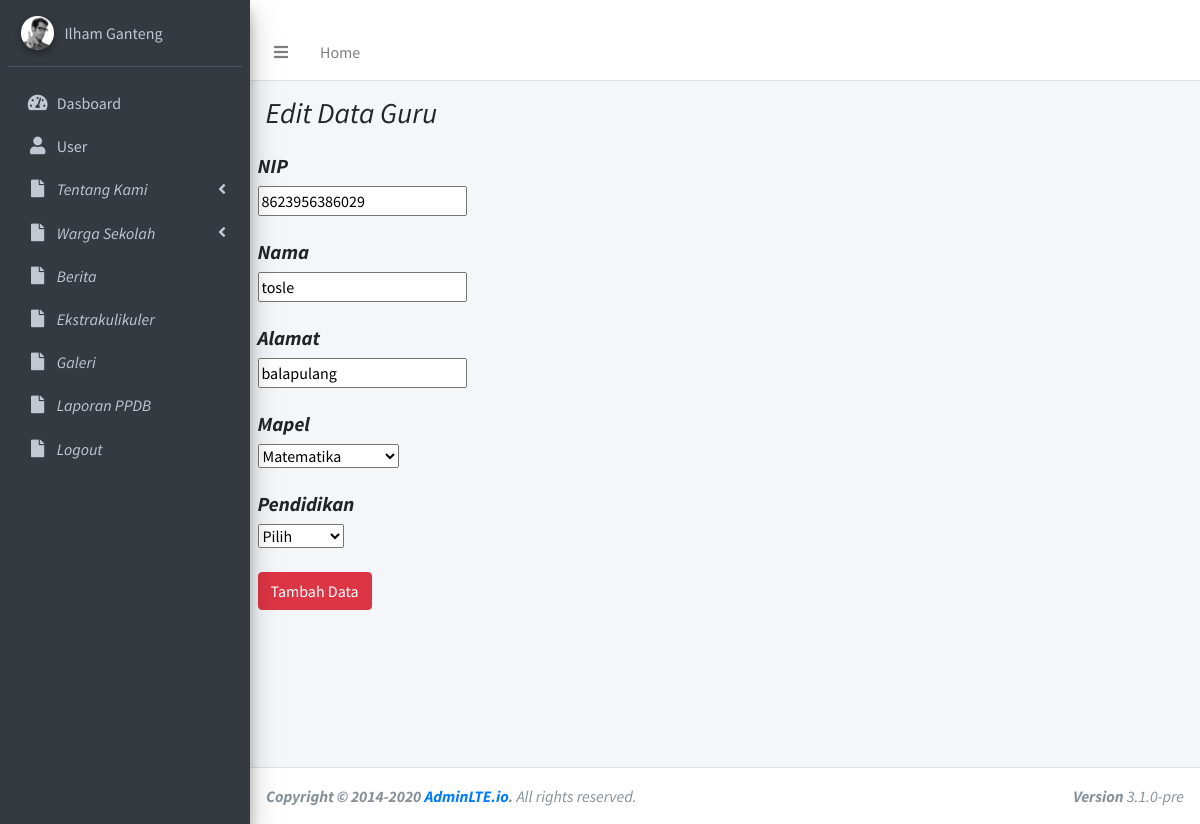
/Data/edit_dataguru/2, run on the app's committed database.
### tables this page shows
CREATE TABLE `tb_guru` (
  `id_guru` int(11) NOT NULL,
  `nip` varchar(16) NOT NULL,
  `nama` varchar(25) NOT NULL,
  `alamat` text NOT NULL,
  `pendidikan` varchar(20) NOT NULL,
  `mapel` varchar(20) NOT NULL,
  `foto` varchar(100) NOT NULL
);

### application/controllers/Data.php (called while the page is built, shortened)
<?php
class Data extends CI_Controller
{
	public function edit_dataguru($id_guru)
	{
		if (isset($_POST['submit'])) {
			$nip = $this->input->post('nip');
			$nama = htmlspecialchars($this->input->post('nama'));
			$alamat = $this->input->post('alamat');
			$pendidikan = $this->input->post('pendidikan');
			$mapel = $this->input->post('mapel');
			$data = [
				'nip' => $nip,
				'nama' => $nama,
				'alamat'  => $alamat,
				'pendidikan'  => $pendidikan,
				'mapel'  => $mapel
			];
			$this->db->where('id_guru', $this->input->post('id_guru'));
			$this->db->update('tb_guru', $data);
			redirect('Data/data_guru');
		} else {
			$data['judul'] = "Edit Data guru";
			$this->load->model('Model_guru');
			$data['getidguru'] = $this->Model_guru->getidguru($id_guru);
			$this->load->view('template/header', $data);
			$this->load->view('template/topbar', $data);
			$this->load->view('template/sidebar', $data);
			$this->load->view('data/edit_dataguru', $data);
			$this->load->view('template/footer', $data);
		}
	}
}

### index.php (called while the page is built, shortened)
<?php
require_once BASEPATH . 'core/CodeIgniter.php';

### application/models/Model_guru.php (called while the page is built, shortened)
<?php
class Model_guru extends CI_Model
{
    public function getidguru($id_guru)
    {
        return $this->db->get_where('tb_guru', ['id_guru ' => $id_guru])->row_array();
    }
}

### application/views/data/edit_dataguru.php (the view, shortened to what this page needs)
<div class="content-wrapper">
    <div class="content-header">
        <div class="container-fluid">
            <div class="row mb-2">
                <div class="col-sm-6">
                    <h1 class="m-0 ">Edit Data Guru</h1>
                </div>
                <div class="col-sm-6">
                </div>
            </div>
        </div>
    </div>
    <section class="content">
        <div class="container-fluid">
            <form action="" method="POST">
                <h5 class="font-weight-bold">NIP</h5>
                <input type="text" name="nip" placeholder="nip" value="<?= $getidguru['nip'];   ?>">
                <br>
                <br>
                <h5 class="font-weight-bold">Nama</h5>
                <input type="text" name="nama" placeholder="nama" value="<?= $getidguru['nama'];  ?>">
                <br>
                <br>
                <h5 class="font-weight-bold">Alamat</h5>
                <input type="text" name="alamat" placeholder="ALAMAT" value="<?= $getidguru['alamat'];  ?>">
                <br>
                <br>
                <h5 class="font-weight-bold">Mapel</h5>
                <select name="pendidikan" id="" value="<?= $getidguru['pendidikan'];  ?>">
                    <option value="Matematika">Matematika</option>
                </select>
                <br>
                <br>
                <h5 class="font-weight-bold">Pendidikan</h5>
                <select name="mapel" id="mapel" value="<?= $getidguru['mapel']; ?>">
                    <option value="">Pilih</option>
                </select>
                <br>
                <br>
                <button name="submit" type="submit" class="btn btn-danger">Tambah Data</button>
            </form>
        </div>
    </section>
</div>

### data on the page
tb_guru: nip "8623956386029", nama "tosle", alamat "balapulang", pendidikan "Matematika"
